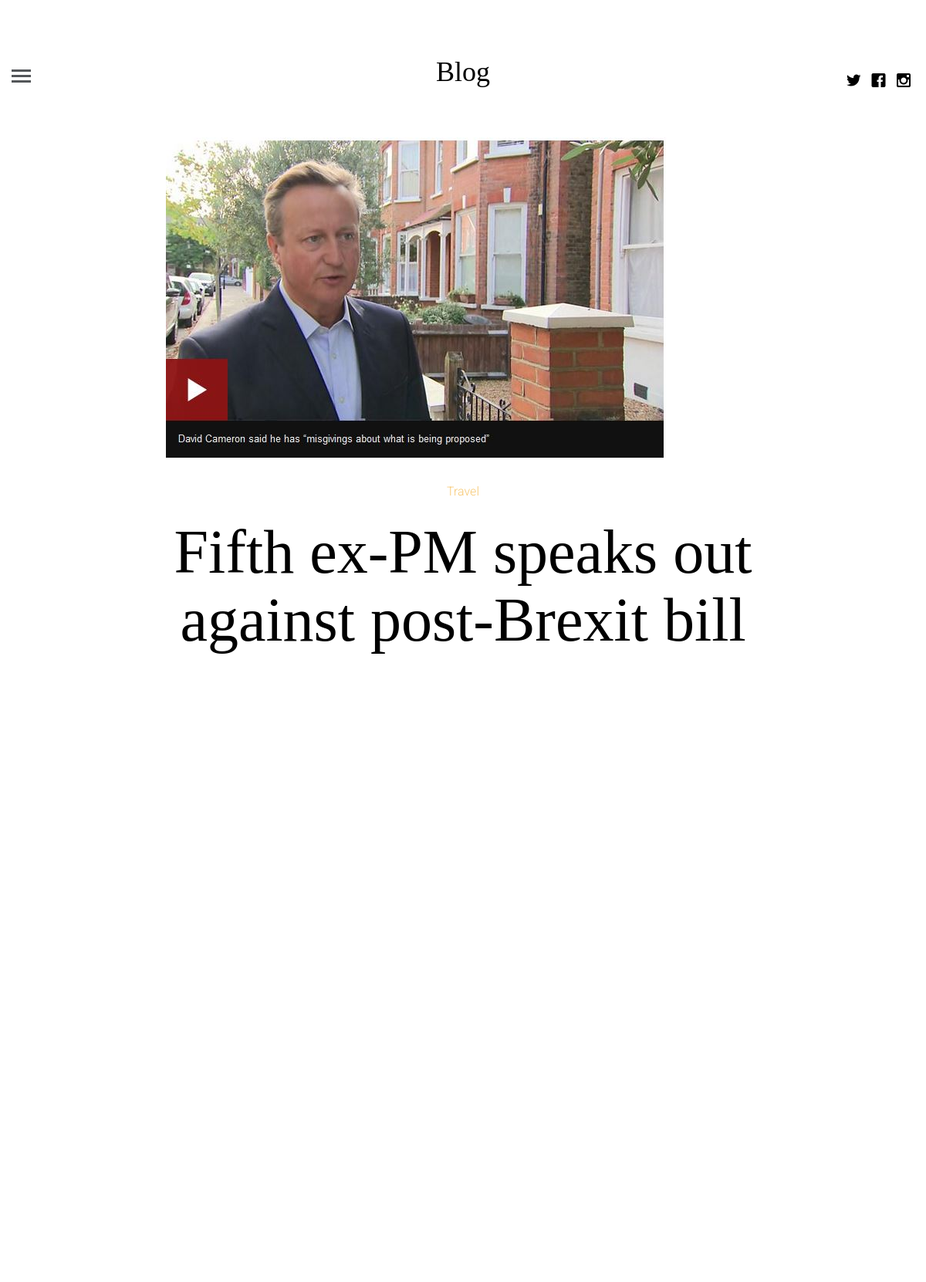
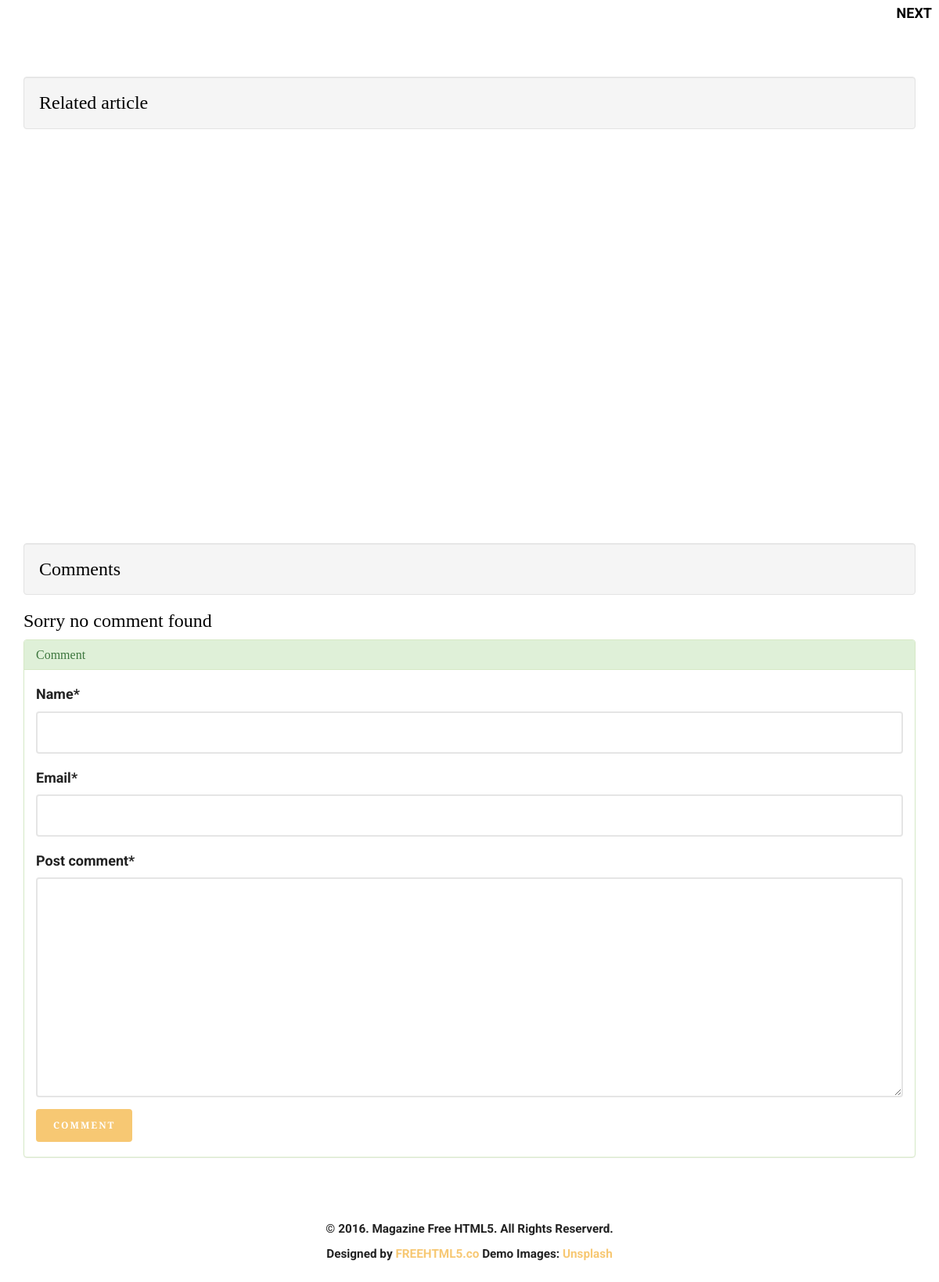
The page /article/28 on the database its author committed (2 pictures, top to bottom).
### blogapp/models.py (models this page shows, shortened)
class article(models.Model):
    article_author = models.ForeignKey(author, on_delete=models.CASCADE)
    title = models.CharField(max_length=200)
    body = RichTextField()
    image = models.FileField()
    posted_on = models.DateTimeField(auto_now=False, auto_now_add=True)
    updated_on = models.DateTimeField(auto_now=True, auto_now_add=False)
    category = models.ForeignKey(category, on_delete=models.CASCADE)

class category(models.Model):
    name = models.CharField(max_length=100)

### blogapp/views.py (the view, shortened to what this page needs)
# urls.py: path('article/<int:id>', views.getsingle.as_view(), name="single_post"),
class getsingle(View):
    def get(self, request, id):
        post = get_object_or_404(article, pk=id)
        first = article.objects.first()
        last = article.objects.last()
        getComment = comment.objects.filter(post=id)
        related = article.objects.filter(category=post.category).exclude(id=id)[:4]
        form = commentForm
        context = {
            "post": post,
            "first": first,
            "last": last,
            "related": related,
            "form": form,
            "comment": getComment
        }
        return render(request, "single.html", context)

### templates/single.html (shortened to what this page needs)
{% extends 'base.html' %}
{% load crispy_forms_tags %}
{% block content %}
	{% if post.id < last.id %}
        <a href="{% url 'blog:single_post' id=post.id|add:'1' %}" class="fh5co-post-next"><span>Next <i class="icon-chevron-right"></i></span></a>
	{% endif %}
	<div class="container-fluid">
		<div class="row fh5co-post-entry single-entry">
			<article class="col-lg-8 col-lg-offset-2 col-md-8 col-md-offset-2 col-sm-8 col-sm-offset-2 col-xs-12 col-xs-offset-0">
				<figure class="animate-box">
					<img src="{{ post.image.url }}" alt="Image" class="img-responsive">
				</figure>
				<span class="fh5co-meta animate-box"><a href="{% url 'blog:topic' name=post.category.name %}">{{ post.category.name }}</a></span>
				<h2 class="fh5co-article-title animate-box">{{ post.title }}</h2>
				<div class="col-lg-12 col-lg-offset-0 col-md-12 col-md-offset-0 col-sm-12 col-sm-offset-0 col-xs-12 col-xs-offset-0 text-left content-article">
					<div class="row">
					</div>
				</div>
			</article>
		</div>
        <div class="container">
            <h3 class="well">Related article</h3>
            <div class="row">
                {% for r in related %}
                    <div class="col-md-3">
                        <figure class="animate-box">
                            <p>{{ r.body|safe|truncatewords:15 }}</p>
                        </figure>
                    </div>
                {% endfor %}
            </div>
        </div>
    <div class="container">
    <h3 class="well">Comments</h3>
    <div class="single_post_comment">
        {% for comment in comment %}
            <div class="single_comment">
                <h4><img src="http://icons.iconarchive.com/icons/icons8/ios7/512/Users-User-Male-2-icon.png" alt="" style="height: 27px;margin-right: 10px;">{{ comment.name }}</h4>
                <p>{{ comment.post_comment }}</p>
            </div>
            {% empty %}
            <h3>Sorry no comment found</h3>
        {% endfor %}
    </div>
        <div class="panel panel-success">
          <div class="panel-heading">
            <h3 class="panel-title">Comment</h3>
          </div>
          <div class="panel-body">
              <form action="" method="POST">
                  {{ form|crispy  }}
                  <button class="btn btn-primary">Comment</button>
              </form>
          </div>
        </div>
    </div>
	</div>
{% endblock %}

### blogapp/static/css/icomoon.css (style rules this page uses)
[class^="icon-"], [class*=" icon-"] { font-family: 'icomoon' !important; speak: none; font-style: normal; font-weight: normal; font-variant: normal; text-transform: none; line-height: 1; -webkit-font-smoothing: antialiased; -moz-osx-font-smoothing: grayscale; }
.icon-chevron-right:before { content: "\e923"; }

### blogapp/static/css/style.css (style rules this page uses)
html { background: #fff; }
body { font-family: "Roboto", arial, sans-serif; font-size: 18px; font-weight: 300; line-height: 1.8; color: #222; background: #fff; }
a { color: #f7c873; -webkit-transition: 0.5s; -o-transition: 0.5s; transition: 0.5s; }
h1, h2, h3, h4, h5, h6 { font-family: "Playfair Display", times, serif; color: #000; }
p { margin-bottom: 30px; }
.btn { margin-right: 4px; margin-bottom: 4px; font-family: "Playfair Display", times, serif; font-size: 12px; letter-spacing: 2px; text-transform: uppercase; font-weight: 700; -webkit-border-radius: 4px; -moz-border-radius: 4px; -ms-border-radius: 4px; border-radius: 4px; -webkit-transition: 0.5s; -o-transition: 0.5s; transition: 0.5s; }
.btn-primary { background: #f7c873; color: #fff; border: 2px solid #f7c873; }
.form-control { box-shadow: none; background: transparent; border: 2px solid rgba(0, 0, 0, 0.1); height: 54px; font-size: 18px; font-weight: 300; }
.fh5co-post-prev, .fh5co-post-next { position: fixed; z-index: 999; top: 50%; height: 50px; margin-top: -25px; color: #000; text-transform: uppercase; font-weight: bold; -webkit-transition: 0.5s; -o-transition: 0.5s; transition: 0.5s; }
.fh5co-post-prev span, .fh5co-post-next span { vertical-align: base; width: 100px; }
.fh5co-post-prev span i, .fh5co-post-next span i { top: 7px; position: relative; font-size: 30px; color: #000; }
.fh5co-post-next { right: 0; margin-right: -25px; }
.fh5co-post-entry.single-entry .fh5co-article-title { font-size: 80px; }
.fh5co-post-entry article { text-align: center; float: left; margin-bottom: 110px; padding-left: 3em; padding-right: 3em; }
@media screen and (max-width: 1200px) { .fh5co-post-entry article { margin-bottom: 80px; padding-left: 15px; padding-right: 15px; } }
.fh5co-post-entry article figure { margin-bottom: 30px; }
.fh5co-post-entry article h2 { font-family: "Playfair Display", times, serif; font-size: 34px; color: #000; margin-bottom: 30px; }
.fh5co-post-entry article .fh5co-meta { font-size: 16px; font-family: "Roboto", arial, sans-serif; color: #999999; margin-bottom: 20px; display: block; }
.fh5co-post-entry article .content-article { padding-top: 4em; }
.js .to-animate, .js .to-animate-2, .js .animate-box { opacity: 0; }

### rows shown on the page
article: image (picture), category.name "Travel", title "Fifth ex-PM speaks out against post-Brexit bill"
